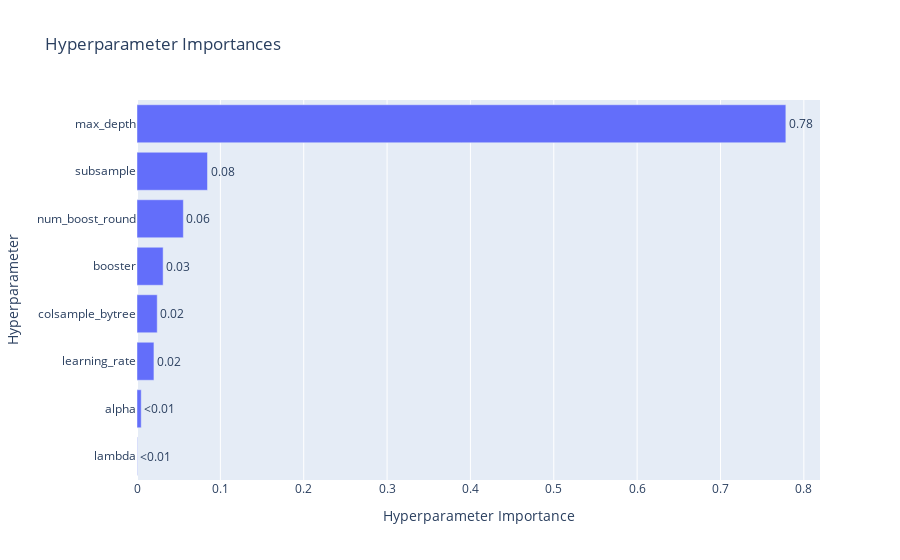

Notebook code for this chart:
### Code cell
optuna.visualization.plot_param_importances(study_xg_bal)

### Figure 1 — Plotly figure (JSON) as saved in the notebook; plotly's stock layout.template omitted (floating-point values rounded to 4 significant figures)
{"data": [{"cliponaxis": false, "hovertemplate": ["lambda (FloatDistribution): 0.0004111904757584335<extra></extra>", "alpha (FloatDistribution): 0.005066996474491598<extra></extra>", "learning_rate (FloatDistribution): 0.020317203599802255<extra></extra>", "colsample_bytree (FloatDistribution): 0.024264754969615943<extra></extra>", "booster (CategoricalDistribution): 0.03134700050269857<extra></extra>", "num_boost_round (IntDistribution): 0.05560456734547562<extra></extra>", "subsample (FloatDistribution): 0.0845822746505159<extra></extra>", "max_depth (IntDistribution): 0.7784060119816416<extra></extra>"], "name": "Objective Value", "orientation": "h", "text": ["<0.01", "<0.01", "0.02", "0.02", "0.03", "0.06", "0.08", "0.78"], "textposition": "outside", "type": "bar", "x": [0.0004112, 0.005067, 0.02032, 0.02426, 0.03135, 0.0556, 0.08458, 0.7784], "y": ["lambda", "alpha", "learning_rate", "colsample_bytree", "booster", "num_boost_round", "subsample", "max_depth"]}], "layout": {"title": {"text": "Hyperparameter Importances"}, "xaxis": {"title": {"text": "Hyperparameter Importance"}}, "yaxis": {"title": {"text": "Hyperparameter"}}}}
